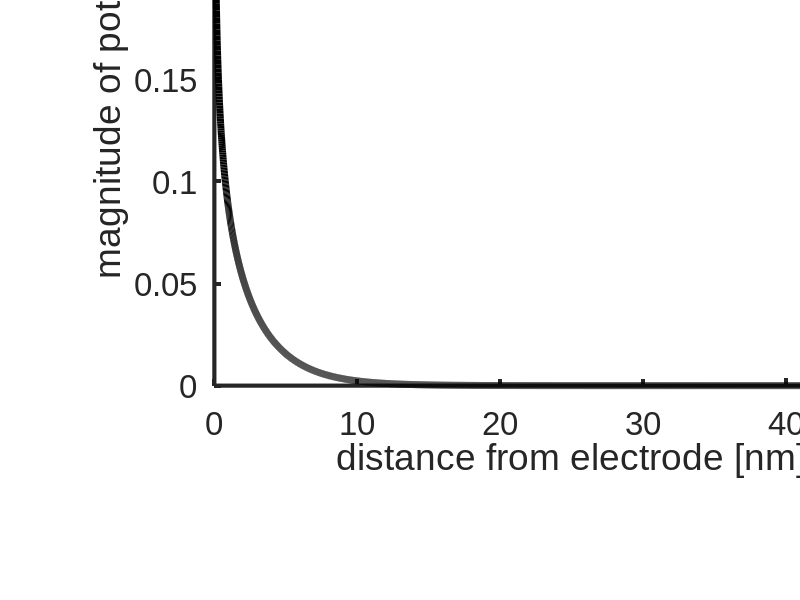
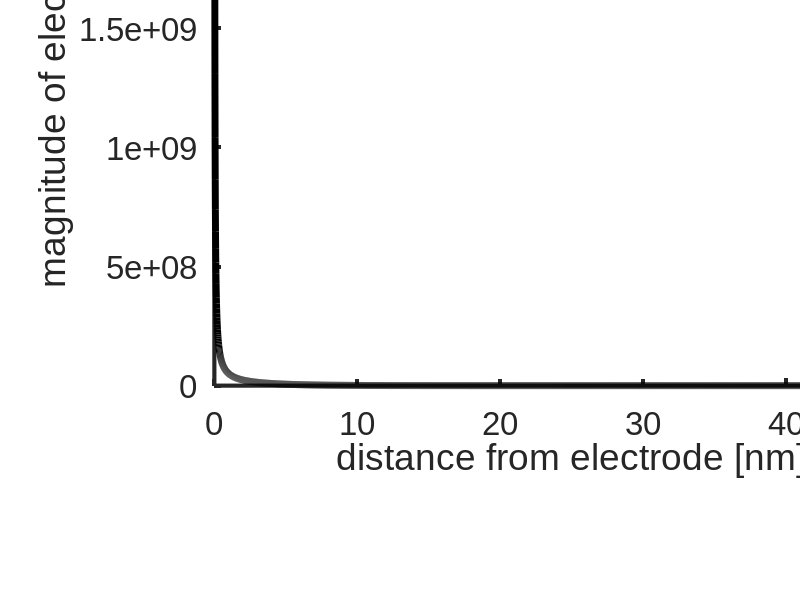

MATLAB code to generate these figures, in order: (Note: this script raises an error after producing the figures.)

% Title: Model for reagentless biosensor based on the dynamics of an inverted pendulum
% Author: Surath Gomis 
% Research Article: Reagentless Biomolecular Analysis Using a Molecular Pendulum 
% Updated: April 19, 2020

%% Generate potential field 
clear;clf;
domain = ones(5e3,5e3); %larger domains take too much data
dy = 1e-11; %each index is 0.01nm
dy_domain = domain*dy; %domain size in real units

C = 0.0137; %137 mM salt for 1x PBS %150 mM for pbs or 15mM for 0.1x pbs; or 0.5mM total conc adding pos and neg ions
Na = 6.022e23;
n = C*Na/0.001; %convert mol/L to #/m^3
z = 1; %charge of ion (assumes single ion solution, so we have to estimate)
er = 80; %permittivity of water
e0 = 8.85e-12; %permittivity of free space
q = 1.602e-19; %electronic charge
k = 1.38e-23; %boltzmann constant
T = 300; %temp
kappa_full = (2*n*(z^2)*(q^2)/(er*e0*k*T))^0.5; %full formulation
% kappa = 1e2*(3.29e7)*z*C^0.5; %simplified expression for aqueous sol, converted to /m
V0 = 0.5; %applied potential

V = zeros(length(domain),1);
for i = 1:1:length(domain)
    V(i) = (4*k*T/z/q)*atanh(tanh(z*q*V0/4/k/T)*exp(-kappa_full*i*dy)); %solve for voltage in domain, pulled from Electrochemical Methods - Fundamentals and Applications (Bard 2001)
end 


figure(1)
plot(1e9*(dy:dy:length(domain)*dy),V,'k','LineWidth',5)
xlabel('distance from electrode [nm]','fontsize',18)
ylabel('magnitude of potential field [V]','fontsize',18)
% xlim([0 20])
set(gca,'FontSize',24,'LineWidth',3,'FontName','Arial','units','inches','position',[1.5 1.5 5 5])
xlim([0 50])
%% Derive electric field
Ey = V*0;
%Calulate Ey field using the central difference method
for i = 2:length(V)-1 
        Ey(i) = -(V(i+1)-V(i-1))/(2*dy);
end

%set first and last values missed in central diff 
Ey(1) = Ey(2);
Ey(length(Ey)) = Ey(length(Ey)-1);

figure(2)
clf
plot(1e9*(dy:dy:length(domain)*dy),Ey,'k','LineWidth',5)
xlabel('distance from electrode [nm]','fontsize',18)
ylabel('magnitude of electric field [V/m]','fontsize',18)
% xlim([0 20])
set(gca,'FontSize',24,'LineWidth',3,'FontName','Arial','units','inches','position',[1.5 1.5 5 5])
xlim([0 50])
% axis([0 5 0 1e9])
%%
kd = 1.66054e-24; %kg per kilodalton
bp = 0.65*kd; %mass of 1 base pair
elec = 1.602e-19; %electronic charge
num_dna = 24; %dna linker length
q_multiplier = 100; %linear multiplier for dna charge to speed up ODE solving
q_dna = num_dna*2*q_multiplier; %dna linker charge 
L = num_dna*(0.34e-9) + 6e-9; %length of DNA to middle of Ab (Ab = 10nm, 150kD)
e0 = 8.854e-12; %permittivity of free space
er = 1; %medium permittivity, linearly scales output, set to 1 to speed up computation
eta = 8.9e-4; %dynamic viscosity of dionized water [Pa*s]
kc = 8.99e9; %coulombs constant
dist = 8e-9; %distance between dna linkers, i.e. probe density 
qr_i = 0; %value to decay charge if strand hits surface before middle strand
ql_i = 0; %value to decay charge if strand hits surface before middle strand

%Experimental parameters of system - e.g. CTI protein + Ab
R = 0.34e-9 + 5e-9 + 2.01e-9;
q0 = -((q_dna-3)/er)*elec; 
qr = -((q_dna-3)/er)*elec; 
ql = -((q_dna-3)/er)*elec; 
m = num_dna*bp + 150*kd + 24*kd;

%% Generate Gaussian distribution to sample starting angles (via inverse transform sampling)
figure(3)
clf
a = [-90:0.001:90];
% r = normpdf(a,30,40);
r = normpdf(a,0,15); %starting angles centered around 0, sd of 15

cdf = cumtrapz(r);
cdf = cdf/max(cdf);
uniform = rand(1000000,1);
Y = interp1(cdf,a,uniform);
histogram(Y)
% 
% clf
% a_elec = [-10e-18:1e-20:10e-18];
% r_elec = normpdf(a_elec,-4e-18,1e-17);
% plot(r_elec);
% 
% cdf_elec = cumtrapz(r_elec);
% cdf_elec = cdf_elec/max(cdf_elec);
% plot(cdf_elec);
% 
% uniform_elec = rand(1000000,1);
% Y_elec = interp1(cdf_elec,a_elec,uniform_elec);
% histogram(Y_elec)
    
%% Perform 4th-order Runge Kutta to solve EOM 

clearvars TTF    

for sample = 1:5000 %solve for 5000 dna strands %actual numDNA per electrode = 3.5e-4cm^2/66nm^2 = 5.3e8

    clearvars x0 y0 y0_cell y0_cell_old theta0 omega0 xr yr yr_cell yr_cell_old thetar omegar xl yl yl_cell yl_cell_old thetal omegal; 
    
    %reset charges
    qr_i = 0;
    ql_i = 0;
    
    %set the time interval
    T0 = 0;
    Tf = 1e-5; 
    T = 1e-12;
    t = T0:T:Tf;

    %preallocate matrices for the variables to solve for
    numPoints = length(t);
       
    %define initial conditions
    theta0_init = Y(sample)*pi/180;
    omega0_init = 0;
    thetar_init = Y(sample)*pi/180;
    omegar_init = 0;
    thetal_init = Y(sample)*pi/180;
    omegal_init = 0;
    
    %include initial conditions
    theta0 = theta0_init;
    omega0 = omega0_init;
    thetar = thetar_init;
    omegar = omegar_init;
    thetal = thetal_init;
    omegal = omegal_init;

    %pre-allocate arrays
    x0 = zeros(length(numPoints)-1,1);   
    vx0 = zeros(length(numPoints)-1,1);
    y0 = zeros(length(numPoints)-1,1); 
    vy0 = zeros(length(numPoints)-1,1);

    xr = zeros(length(numPoints)-1,1);  
    vxr = zeros(length(numPoints)-1,1);
    yr = zeros(length(numPoints)-1,1);
    vyr = zeros(length(numPoints)-1,1);

    xl = zeros(length(numPoints)-1,1);  
    vxl = zeros(length(numPoints)-1,1);
    yl = zeros(length(numPoints)-1,1);
    vyl = zeros(length(numPoints)-1,1);
    
    %iterate to calculate all k values to evaluate the next point for all four
    %variables (3 thetas and 3 omegas) we are solving for, using the RK4 method 
    for i = 1:1:numPoints-1

        %set current thetas and omegas
        theta0_t = theta0;
        omega0_t = omega0;
        thetar_t = thetar;
        omegar_t = omegar;
        thetal_t = thetal;
        omegal_t = omegal;

        %calculate the (x,y), (vx,vy) true coordinates
        x0(i) = L*sin(theta0);   
        vx0(i) = L*cos(theta0)*omega0;
        y0(i) = L*cos(theta0); 
        vy0(i) = -L*sin(theta0)*omega0;
        
        xr(i) = L*sin(thetar) + dist;   
        vxr(i) = L*cos(thetar)*omegar;
        yr(i) = L*cos(thetar); 
        vyr(i) = -L*sin(thetar)*omegar;
        
        xl(i) = L*sin(thetal) - dist;   
        vxl(i) = L*cos(thetal)*omegal;
        yl(i) = L*cos(thetal); 
        vyl(i) = -L*sin(thetal)*omegal;
   
        %condition to stop simulation of the middle DNA hits the electrode
        if y0(i) <= 0
            time_steps = i;
            time_real = i*T*80*q_multiplier; %correct for medium permittivity (er=80) and dna charge multiplier,
                                             %which were used to speed computation 
            disp('The protein hit the electrode');
            fprintf('Time steps = %d\n',i)
            fprintf('Time [us] = %d\n',time_real*1e6)
            fprintf('Sample = %d\n',sample)
            break;
        end

        %linearly interpolate (x_cell,y_cell) from (x,y) to get domain
        %values - used to maintain right and left strand final positions if they
        %hit the electrode first
        y0_cell = round(1 + (y0(i)-0)*((length(domain)-1))/(dy*((length(domain)-1)-0)));
        yr_cell = round(1 + (yr(i)-0)*((length(domain)-1))/(dy*((length(domain)-1)-0)));
        yl_cell = round(1 + (yl(i)-0)*((length(domain)-1))/(dy*((length(domain)-1)-0)));
        
        %slowly decay right strand charge over time if strand hits before middle strand
        if yr(i) <= 0 
            yr_cell = yr_cell_old;
            yr(i) = yr(i-1);
            xr(i) = xr(i-1);
            qr = (-num_dna+qr_i)*elec;
            qr_i = qr_i + 0; %parameter to tweak if this case is met (can happen when using large starting angles)
        end
        
        %slowly decay left strand charge over time if strand hits before middle strand
        if yl(i) <= 0 
            yl_cell = yl_cell_old;
            yl(i) = yl(i-1);
            xl(i) = xl(i-1);
            ql = (-num_dna+ql_i)*elec;
            ql_i = ql_i + 0; %parameter to tweak if this case is met (can happen when using large starting angles)
        end
        
        %Lorentz force 
        F0_e = -q0*Ey(y0_cell)*sin(theta0);
        Fr_e = -qr*Ey(yr_cell)*sin(thetar);
        Fl_e = -ql*Ey(yl_cell)*sin(thetal);
        
        %Stoke drag force
        F0_d = -6*pi*eta*R*L*omega0;
        Fr_d = -6*pi*eta*R*L*omegar;
        Fl_d = -6*pi*eta*R*L*omegal;

        %Coulomb force
        F0_c = kc*q0*qr*(L*sin(theta0-thetar)-dist*cos(theta0)) / (2*L^2 + dist^2 + 2*dist*L*(sin(thetar)-sin(theta0)) - 2*(L^2)*cos(thetar-theta0))^1.5 ...
            +  kc*q0*ql*(L*sin(theta0-thetal)+dist*cos(theta0)) / (2*L^2 + dist^2 - 2*dist*L*(sin(thetal)-sin(theta0)) - 2*(L^2)*cos(thetal-theta0))^1.5; %avg probe density: 1 molecule/30nm^2
        
        Fr_c = kc*qr*ql*(L*sin(thetar-thetal)-dist*cos(thetar)) / (2*L^2 + dist^2 + 2*dist*L*(sin(thetal)-sin(thetar)) - 2*(L^2)*cos(thetal-thetar))^1.5 ...
            +  kc*qr*q0*(L*sin(thetar-theta0)+dist*cos(thetar)) / (2*L^2 + dist^2 - 2*dist*L*(sin(theta0)-sin(thetar)) - 2*(L^2)*cos(theta0-thetar))^1.5;
        
        Fl_c = kc*ql*q0*(L*sin(thetal-theta0)-dist*cos(thetal)) / (2*L^2 + dist^2 + 2*dist*L*(sin(theta0)-sin(thetal)) - 2*(L^2)*cos(theta0-thetal))^1.5 ...
            +  kc*ql*qr*(L*sin(thetal-thetar)+dist*cos(thetal)) / (2*L^2 + dist^2 - 2*dist*L*(sin(thetar)-sin(thetal)) - 2*(L^2)*cos(thetar-thetal))^1.5;
        
        
        %find first ks (derivative functions for omegas are in separate
        %function)
        k1_theta0 = omega0_t;
        k1_omega0 = (1/m/L)*(F0_d + F0_e + F0_c);
        k1_thetar = omegar_t;
        k1_omegar = (1/m/L)*(Fr_d + Fr_e + Fr_c);
        k1_thetal = omegal_t;
        k1_omegal = (1/m/L)*(Fl_d + Fl_e + Fl_c);

        %solve for next ks using previous ks, with time multiplying as per RK4
        theta0_t = theta0 + k1_theta0*T/2;
        omega0_t = omega0 + k1_omega0*T/2;
        thetar_t = thetar + k1_thetar*T/2;
        omegar_t = omegar + k1_omegar*T/2;
        thetal_t = thetal + k1_thetal*T/2;
        omegal_t = omegal + k1_omegal*T/2;

        %evaluate for the second ks
        k2_theta0 = omega0_t;
        k2_omega0 = (1/m/L)*(F0_d + F0_e + F0_c);
        k2_thetar = omegar_t;
        k2_omegar = (1/m/L)*(Fr_d + Fr_e + Fr_c);
        k2_thetal = omegal_t;
        k2_omegal = (1/m/L)*(Fl_d + Fl_e + Fl_c);

        %again, use previous ks to find arguments for next ks
        theta0_t = theta0 + k2_theta0*T/2;
        omega0_t = omega0 + k2_omega0*T/2;
        thetar_t = thetar + k2_thetar*T/2;
        omegar_t = omegar + k2_omegar*T/2;
        thetal_t = thetal + k2_thetal*T/2;
        omegal_t = omegal + k2_omegal*T/2;

        %evalute for third ks
        k3_theta0 = omega0_t;
        k3_omega0 = (1/m/L)*(F0_d + F0_e + F0_c);
        k3_thetar = omegar_t;
        k3_omegar = (1/m/L)*(Fr_d + Fr_e + Fr_c);
        k3_thetal = omegal_t;
        k3_omegal = (1/m/L)*(Fl_d + Fl_e + Fl_c);

        %perform last evaluation of parameters for next ks
        theta0_t = theta0 + k3_theta0*T;
        omega0_t = omega0 + k3_omega0*T;
        thetar_t = thetar + k3_thetar*T;
        omegar_t = omegar + k3_omegar*T;
        thetal_t = thetal + k3_thetal*T;
        omegal_t = omegal + k3_omegal*T;

        %evaluate for fourth ks
        k4_theta0 = omega0_t;
        k4_omega0 = (1/m/L)*(F0_d + F0_e + F0_c);
        k4_thetar = omegar_t;
        k4_omegar = (1/m/L)*(Fr_d + Fr_e + Fr_c);
        k4_thetal = omegal_t;
        k4_omegal = (1/m/L)*(Fl_d + Fl_e + Fl_c);

        %evalute next thetas and omegas points using all four ks, as per RK4
        theta0 = theta0 + 1/6*(k1_theta0 + 2*k2_theta0 + 2*k3_theta0 + k4_theta0)*T;
        omega0 = omega0 + 1/6*(k1_omega0 + 2*k2_omega0 + 2*k3_omega0 + k4_omega0)*T;   
        thetar = thetar + 1/6*(k1_thetar + 2*k2_thetar + 2*k3_thetar + k4_thetar)*T;
        omegar = omegar + 1/6*(k1_omegar + 2*k2_omegar + 2*k3_omegar + k4_omegar)*T;   
        thetal = thetal + 1/6*(k1_thetal + 2*k2_thetal + 2*k3_thetal + k4_thetal)*T;
        omegal = omegal + 1/6*(k1_omegal + 2*k2_omegal + 2*k3_omegal + k4_omegal)*T;   
        
        %save last cell value if needed to store l and r last positions
        yl_cell_old = yl_cell;
        yr_cell_old = yr_cell;

    end
    
    %save time to fall if simulating multiple samples
    TTF(sample) = time_real;
    TTF_steps = time_steps;
end

%% Plot motion of DNA strands (for single test case; set sample = 1 in previous block)
figure(4)
for i = 1:100:length(y0)-1 %choose how fast you plot by changing middle value
    clf
    hold all
    plot([0,x0(i)],[0,y0(i)],'LineWidth',3);
    plot([x0(i)],[y0(i)],'-o','MarkerSize',15,'markerfacecolor','r','LineWidth',3);
    plot([dist,xr(i)],[0,yr(i)],'LineWidth',3);
    plot([xr(i)],[yr(i)],'-o','MarkerSize',15,'markerfacecolor','r','LineWidth',3);
    plot([-dist,xl(i)],[0,yl(i)],'LineWidth',3);
    plot([xl(i)],[yl(i)],'-o','MarkerSize',15,'markerfacecolor','r','LineWidth',3);
    axis([-1e-8-dist 1e-8+dist 0 2e-8])
    set(gca,'DataAspectRatio',[1 1 1])
    drawnow %limitrate
    i
end
drawnow
